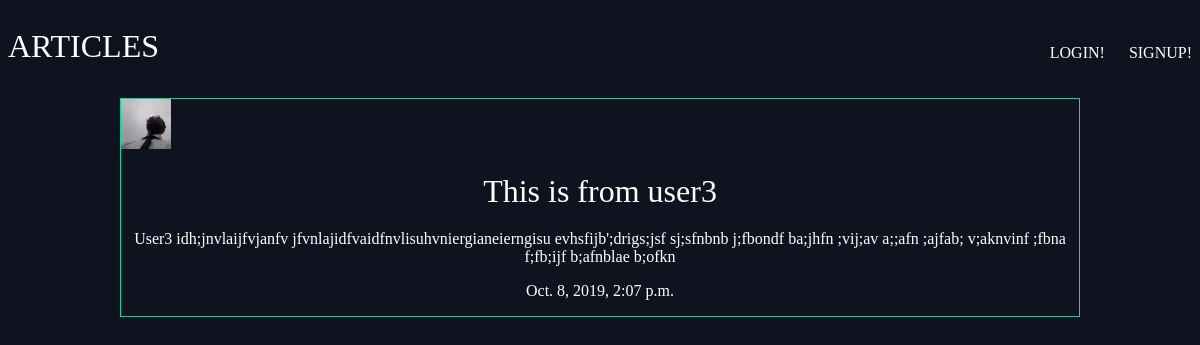
/articles/this-is-from-user3/, run on the app's committed database.
### article_writer/models.py (models this page shows, shortened)
class Article(models.Model):
    title = models.CharField(max_length=100)
    slug = models.SlugField()
    body = models.TextField()
    date = models.DateTimeField(auto_now_add=True)
    thumb = models.ImageField(default='default.png', blank=True)
    author = models.ForeignKey(User, default=None)

### article_writer/views.py (the view)
# urls.py: url(r'^(?P<slug>[\w-]+)/$', views.article_detail, name="detail"),
def article_detail(request, slug):
    article = Article.objects.get(slug=slug)
    return render(request, 'article_writer/article_detail.html', {'article': article})

### article_writer/templates/article_writer/article_detail.html
{% extends 'base_layouts.html' %}
{% block content %}
    <div class="article-detail">
        <div class="article">
            <img src="{{ article.thumb.url }}" width=50 height=50/>
                <h2>{{ article.title }}</h2>
                <p>{{ article.body }}</p>
                <p>{{ article.date }}</p>
        </div>
    </div>
{% endblock %}

### assets/styles.css (style rules this page uses)
body { background:#0f121f; background-image: url('stars/star7.jpg'); color: #fff; }
body * { font-family: Ubuntu; }
h1,h2, h3, h4, h5 { font-weight: normal; margin: 0; }
.article { padding: 10px; border: 1px solid #00dba0; position: relative; padding-bottom: 48px; }
.article h2 { font-size: 1.2em; }
.article-detail .article { padding: 0; }
.article-detail .article img { max-width: 100%; }
.article-detail .article h2 { text-align: center; margin: 20px auto; font-size: 2em; }
.article-detail .article p { text-align: center; }

### data on the page
Article: thumb (picture), title "This is from user3", body "User3 idh;jnvlaijfvjanfv jfvnlajidfvaidfnvlisuhvniergianeierngisu evhsfijb';drigs;jsf sj;sfnbnb j;fbondf ba;jhfn ;vij;av a;;afn ;ajfab; v;aknvinf ;fbna f;fb;ijf b;afnblae b;ofkn", date "Oct. 8, 2019, 2:07 p.m."
